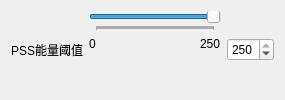
               <widget class="QWidget" name="widget_10" native="true">
                <layout class="QHBoxLayout" name="horizontalLayout_15" stretch="1,6,1">
                 <item>
                  <widget class="QLabel" name="label_21">
                   <property name="text">
                    <string>PSS能量阈值</string>
                   </property>
                  </widget>
                 </item>
                 <item>
                  <layout class="QVBoxLayout" name="verticalLayout_11" stretch="0,0">
                   <item>
                    <widget class="QSlider" name="pss_energe_slider">
                     <property name="minimum">
                      <number>0</number>
                     </property>
                     <property name="maximum">
                      <number>250</number>
                     </property>
                     <property name="value">
                      <number>250</number>
                     </property>
                     <property name="orientation">
                      <enum>Qt::Horizontal</enum>
                     </property>
                     <property name="tickPosition">
                      <enum>QSlider::TicksBelow</enum>
                     </property>
                     <property name="tickInterval">
                      <number>1</number>
                     </property>
                    </widget>
                   </item>
                   <item>
                    <layout class="QHBoxLayout" name="horizontalLayout_20" stretch="1,10,1">
                     <item>
                      <widget class="QLabel" name="label_38">
                       <property name="text">
                        <string>0</string>
                       </property>
                       <property name="alignment">
                        <set>Qt::AlignLeading|Qt::AlignLeft|Qt::AlignTop</set>
                       </property>
                      </widget>
                     </item>
                     <item>
                      <spacer name="horizontalSpacer_8">
                       <property name="orientation">
                        <enum>Qt::Horizontal</enum>
                       </property>
                       <property name="sizeHint" stdset="0">
                        <size>
                         <width>98</width>
                         <height>20</height>
                        </size>
                       </property>
                      </spacer>
                     </item>
                     <item>
                      <widget class="QLabel" name="label_39">
                       <property name="text">
                        <string>250</string>
                       </property>
                       <property name="alignment">
                        <set>Qt::AlignLeading|Qt::AlignLeft|Qt::AlignTop</set>
                       </property>
                      </widget>
                     </item>
                    </layout>
                   </item>
                  </layout>
                 </item>
                 <item>
                  <widget class="QSpinBox" name="pss_energe_spin_box">
                   <property name="contextMenuPolicy">
                    <enum>Qt::DefaultContextMenu</enum>
                   </property>
                   <property name="maximum">
                    <number>250</number>
                   </property>
                   <property name="value">
                    <number>250</number>
                   </property>
                  </widget>
                 </item>
                </layout>
               </widget>
